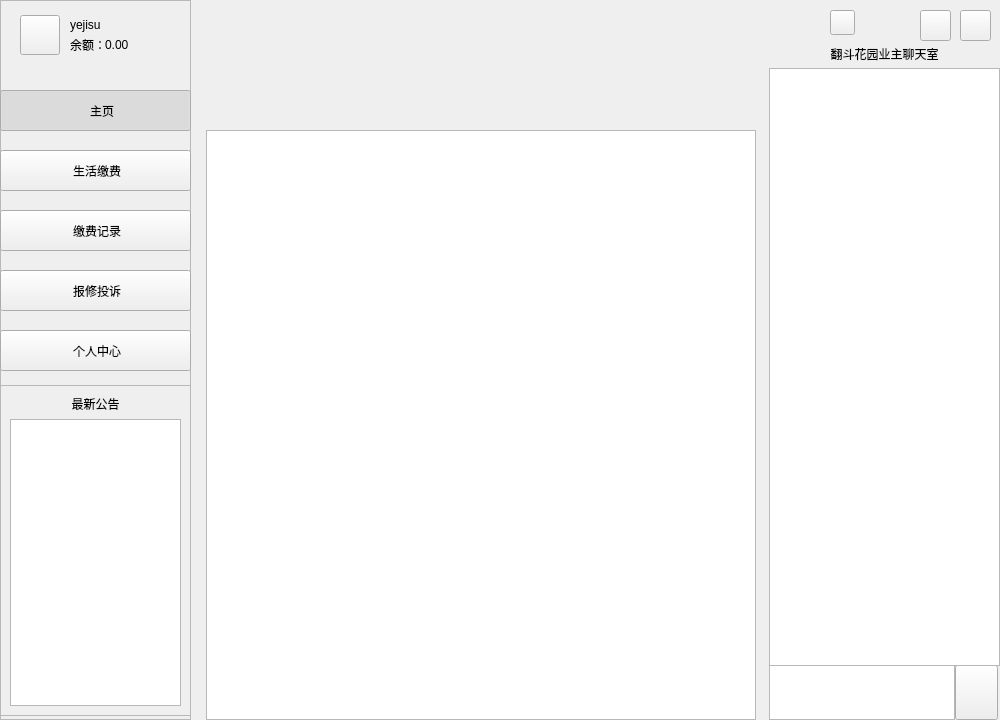
<?xml version="1.0" encoding="UTF-8"?>
<ui version="4.0">
 <class>MainWindow</class>
 <widget class="QMainWindow" name="MainWindow">
  <property name="geometry">
   <rect>
    <x>0</x>
    <y>0</y>
    <width>1000</width>
    <height>720</height>
   </rect>
  </property>
  <property name="windowTitle">
   <string>MainWindow</string>
  </property>
  <widget class="QWidget" name="centralwidget">
   <widget class="QFrame" name="bgFrame">
    <property name="geometry">
     <rect>
      <x>0</x>
      <y>0</y>
      <width>1000</width>
      <height>720</height>
     </rect>
    </property>
    <property name="focusPolicy">
     <enum>Qt::NoFocus</enum>
    </property>
    <property name="frameShape">
     <enum>QFrame::NoFrame</enum>
    </property>
    <property name="frameShadow">
     <enum>QFrame::Raised</enum>
    </property>
    <widget class="QPushButton" name="mini_btn">
     <property name="geometry">
      <rect>
       <x>920</x>
       <y>10</y>
       <width>31</width>
       <height>31</height>
      </rect>
     </property>
     <property name="focusPolicy">
      <enum>Qt::NoFocus</enum>
     </property>
     <property name="text">
      <string/>
     </property>
    </widget>
    <widget class="QPushButton" name="close_btn">
     <property name="geometry">
      <rect>
       <x>960</x>
       <y>10</y>
       <width>31</width>
       <height>31</height>
      </rect>
     </property>
     <property name="focusPolicy">
      <enum>Qt::NoFocus</enum>
     </property>
     <property name="text">
      <string/>
     </property>
    </widget>
    <widget class="QFrame" name="left_frame">
     <property name="geometry">
      <rect>
       <x>0</x>
       <y>0</y>
       <width>191</width>
       <height>720</height>
      </rect>
     </property>
     <property name="focusPolicy">
      <enum>Qt::NoFocus</enum>
     </property>
     <property name="frameShape">
      <enum>QFrame::StyledPanel</enum>
     </property>
     <property name="frameShadow">
      <enum>QFrame::Raised</enum>
     </property>
     <widget class="QPushButton" name="pay_btn">
      <property name="geometry">
       <rect>
        <x>0</x>
        <y>150</y>
        <width>191</width>
        <height>41</height>
       </rect>
      </property>
      <property name="focusPolicy">
       <enum>Qt::NoFocus</enum>
      </property>
      <property name="text">
       <string> 生活缴费</string>
      </property>
      <property name="icon">
       <iconset resource="picture.qrc">
        <normaloff>:/image/image/pay.png</normaloff>:/image/image/pay.png</iconset>
      </property>
      <property name="iconSize">
       <size>
        <width>24</width>
        <height>24</height>
       </size>
      </property>
      <property name="checkable">
       <bool>true</bool>
      </property>
     </widget>
     <widget class="QPushButton" name="home_btn">
      <property name="geometry">
       <rect>
        <x>0</x>
        <y>90</y>
        <width>191</width>
        <height>41</height>
       </rect>
      </property>
      <property name="focusPolicy">
       <enum>Qt::NoFocus</enum>
      </property>
      <property name="layoutDirection">
       <enum>Qt::LeftToRight</enum>
      </property>
      <property name="text">
       <string>    主页</string>
      </property>
      <property name="icon">
       <iconset resource="picture.qrc">
        <normaloff>:/image/image/home.png</normaloff>:/image/image/home.png</iconset>
      </property>
      <property name="iconSize">
       <size>
        <width>24</width>
        <height>24</height>
       </size>
      </property>
      <property name="checkable">
       <bool>true</bool>
      </property>
      <property name="checked">
       <bool>true</bool>
      </property>
      <property name="autoRepeat">
       <bool>false</bool>
      </property>
      <property name="autoRepeatDelay">
       <number>300</number>
      </property>
     </widget>
     <widget class="QLabel" name="money_lb">
      <property name="geometry">
       <rect>
        <x>70</x>
        <y>35</y>
        <width>31</width>
        <height>20</height>
       </rect>
      </property>
      <property name="focusPolicy">
       <enum>Qt::NoFocus</enum>
      </property>
      <property name="text">
       <string>余额：</string>
      </property>
     </widget>
     <widget class="QLabel" name="name_lb">
      <property name="geometry">
       <rect>
        <x>70</x>
        <y>15</y>
        <width>71</width>
        <height>20</height>
       </rect>
      </property>
      <property name="focusPolicy">
       <enum>Qt::NoFocus</enum>
      </property>
      <property name="text">
       <string>yejisu</string>
      </property>
     </widget>
     <widget class="QPushButton" name="notes_btn">
      <property name="geometry">
       <rect>
        <x>0</x>
        <y>210</y>
        <width>191</width>
        <height>41</height>
       </rect>
      </property>
      <property name="focusPolicy">
       <enum>Qt::NoFocus</enum>
      </property>
      <property name="text">
       <string> 缴费记录</string>
      </property>
      <property name="icon">
       <iconset resource="picture.qrc">
        <normaloff>:/image/image/notes.png</normaloff>:/image/image/notes.png</iconset>
      </property>
      <property name="iconSize">
       <size>
        <width>24</width>
        <height>24</height>
       </size>
      </property>
      <property name="checkable">
       <bool>true</bool>
      </property>
     </widget>
     <widget class="QPushButton" name="report_btn">
      <property name="geometry">
       <rect>
        <x>0</x>
        <y>270</y>
        <width>191</width>
        <height>41</height>
       </rect>
      </property>
      <property name="focusPolicy">
       <enum>Qt::NoFocus</enum>
      </property>
      <property name="text">
       <string> 报修投诉</string>
      </property>
      <property name="icon">
       <iconset resource="picture.qrc">
        <normaloff>:/image/image/report.png</normaloff>:/image/image/report.png</iconset>
      </property>
      <property name="iconSize">
       <size>
        <width>24</width>
        <height>24</height>
       </size>
      </property>
      <property name="checkable">
       <bool>true</bool>
      </property>
     </widget>
     <widget class="QPushButton" name="personal_btn">
      <property name="geometry">
       <rect>
        <x>0</x>
        <y>330</y>
        <width>191</width>
        <height>41</height>
       </rect>
      </property>
      <property name="focusPolicy">
       <enum>Qt::NoFocus</enum>
      </property>
      <property name="text">
       <string> 个人中心</string>
      </property>
      <property name="icon">
       <iconset resource="picture.qrc">
        <normaloff>:/image/image/personal.png</normaloff>:/image/image/personal.png</iconset>
      </property>
      <property name="iconSize">
       <size>
        <width>24</width>
        <height>24</height>
       </size>
      </property>
      <property name="checkable">
       <bool>true</bool>
      </property>
     </widget>
     <widget class="QFrame" name="notice_frame">
      <property name="geometry">
       <rect>
        <x>0</x>
        <y>385</y>
        <width>191</width>
        <height>331</height>
       </rect>
      </property>
      <property name="focusPolicy">
       <enum>Qt::NoFocus</enum>
      </property>
      <property name="frameShape">
       <enum>QFrame::StyledPanel</enum>
      </property>
      <property name="frameShadow">
       <enum>QFrame::Raised</enum>
      </property>
      <layout class="QVBoxLayout" name="verticalLayout">
       <property name="leftMargin">
        <number>9</number>
       </property>
       <item>
        <widget class="QLabel" name="notice_lb">
         <property name="focusPolicy">
          <enum>Qt::NoFocus</enum>
         </property>
         <property name="text">
          <string>最新公告</string>
         </property>
         <property name="alignment">
          <set>Qt::AlignCenter</set>
         </property>
        </widget>
       </item>
       <item>
        <widget class="QListWidget" name="notice_list">
         <property name="focusPolicy">
          <enum>Qt::NoFocus</enum>
         </property>
         <property name="verticalScrollBarPolicy">
          <enum>Qt::ScrollBarAlwaysOff</enum>
         </property>
        </widget>
       </item>
      </layout>
     </widget>
     <widget class="QPushButton" name="avatar_btn">
      <property name="geometry">
       <rect>
        <x>20</x>
        <y>15</y>
        <width>40</width>
        <height>40</height>
       </rect>
      </property>
      <property name="focusPolicy">
       <enum>Qt::NoFocus</enum>
      </property>
      <property name="styleSheet">
       <string notr="true"/>
      </property>
      <property name="text">
       <string/>
      </property>
     </widget>
     <widget class="QLabel" name="balance_lb">
      <property name="geometry">
       <rect>
        <x>105</x>
        <y>35</y>
        <width>61</width>
        <height>20</height>
       </rect>
      </property>
      <property name="focusPolicy">
       <enum>Qt::NoFocus</enum>
      </property>
      <property name="text">
       <string>0.00</string>
      </property>
     </widget>
    </widget>
    <widget class="QStackedWidget" name="stackedWidget">
     <property name="geometry">
      <rect>
       <x>206</x>
       <y>130</y>
       <width>550</width>
       <height>590</height>
      </rect>
     </property>
     <property name="focusPolicy">
      <enum>Qt::NoFocus</enum>
     </property>
     <property name="styleSheet">
      <string notr="true"/>
     </property>
     <property name="currentIndex">
      <number>2</number>
     </property>
     <widget class="QWidget" name="page_home">
      <widget class="QLabel" name="label_8">
       <property name="geometry">
        <rect>
         <x>130</x>
         <y>0</y>
         <width>291</width>
         <height>141</height>
        </rect>
       </property>
       <property name="styleSheet">
        <string notr="true">image: url(:/image/image/yeji.jpg);</string>
       </property>
       <property name="text">
        <string/>
       </property>
      </widget>
      <widget class="QLabel" name="label_9">
       <property name="geometry">
        <rect>
         <x>280</x>
         <y>440</y>
         <width>271</width>
         <height>135</height>
        </rect>
       </property>
       <property name="styleSheet">
        <string notr="true">image: url(:/image/image/yuna.jpg);</string>
       </property>
       <property name="text">
        <string/>
       </property>
      </widget>
      <widget class="QLabel" name="label_10">
       <property name="geometry">
        <rect>
         <x>0</x>
         <y>440</y>
         <width>271</width>
         <height>135</height>
        </rect>
       </property>
       <property name="styleSheet">
        <string notr="true">image: url(:/image/image/chaeryeong.jpg);</string>
       </property>
       <property name="text">
        <string>TextLabel</string>
       </property>
      </widget>
      <widget class="QLabel" name="label_11">
       <property name="geometry">
        <rect>
         <x>280</x>
         <y>153</y>
         <width>271</width>
         <height>271</height>
        </rect>
       </property>
       <property name="styleSheet">
        <string notr="true">image: url(:/image/image/ryujin.jpg);</string>
       </property>
       <property name="text">
        <string/>
       </property>
      </widget>
      <widget class="QLabel" name="label_12">
       <property name="geometry">
        <rect>
         <x>0</x>
         <y>153</y>
         <width>271</width>
         <height>271</height>
        </rect>
       </property>
       <property name="styleSheet">
        <string notr="true">image: url(:/image/image/lia.jpg);</string>
       </property>
       <property name="text">
        <string/>
       </property>
      </widget>
     </widget>
     <widget class="QWidget" name="page_pay">
      <widget class="QPushButton" name="payAll_btn">
       <property name="geometry">
        <rect>
         <x>440</x>
         <y>70</y>
         <width>101</width>
         <height>31</height>
        </rect>
       </property>
       <property name="text">
        <string>一键缴费</string>
       </property>
      </widget>
      <widget class="DashboardCard" name="elect_widget" native="true">
       <property name="geometry">
        <rect>
         <x>280</x>
         <y>130</y>
         <width>265</width>
         <height>140</height>
        </rect>
       </property>
       <property name="styleSheet">
        <string notr="true"/>
       </property>
       <widget class="QPushButton" name="electPay_btn">
        <property name="geometry">
         <rect>
          <x>188</x>
          <y>6</y>
          <width>70</width>
          <height>28</height>
         </rect>
        </property>
        <property name="text">
         <string>选择缴费</string>
        </property>
        <property name="checkable">
         <bool>true</bool>
        </property>
       </widget>
      </widget>
      <widget class="DashboardCard" name="water_widget" native="true">
       <property name="geometry">
        <rect>
         <x>5</x>
         <y>130</y>
         <width>265</width>
         <height>140</height>
        </rect>
       </property>
       <property name="styleSheet">
        <string notr="true"/>
       </property>
       <widget class="QPushButton" name="waterPay_btn">
        <property name="geometry">
         <rect>
          <x>188</x>
          <y>6</y>
          <width>70</width>
          <height>28</height>
         </rect>
        </property>
        <property name="text">
         <string>选择缴费</string>
        </property>
        <property name="checkable">
         <bool>true</bool>
        </property>
       </widget>
      </widget>
      <widget class="DashboardCard" name="gas_widget" native="true">
       <property name="geometry">
        <rect>
         <x>5</x>
         <y>280</y>
         <width>265</width>
         <height>140</height>
        </rect>
       </property>
       <property name="styleSheet">
        <string notr="true"/>
       </property>
       <widget class="QPushButton" name="gasPay_btn">
        <property name="geometry">
         <rect>
          <x>188</x>
          <y>6</y>
          <width>70</width>
          <height>28</height>
         </rect>
        </property>
        <property name="text">
         <string>选择缴费</string>
        </property>
        <property name="checkable">
         <bool>true</bool>
        </property>
       </widget>
      </widget>
      <widget class="DashboardCard" name="heating_widget" native="true">
       <property name="geometry">
        <rect>
         <x>280</x>
         <y>280</y>
         <width>265</width>
         <height>140</height>
        </rect>
       </property>
       <property name="styleSheet">
        <string notr="true"/>
       </property>
      </widget>
      <widget class="DashboardCard" name="parking_widget" native="true">
       <property name="geometry">
        <rect>
         <x>5</x>
         <y>430</y>
         <width>265</width>
         <height>140</height>
        </rect>
       </property>
       <property name="styleSheet">
        <string notr="true"/>
       </property>
       <widget class="QPushButton" name="parkPay_btn">
        <property name="geometry">
         <rect>
          <x>188</x>
          <y>55</y>
          <width>70</width>
          <height>28</height>
         </rect>
        </property>
        <property name="text">
         <string>选择缴费</string>
        </property>
        <property name="checkable">
         <bool>true</bool>
        </property>
       </widget>
      </widget>
      <widget class="DashboardCard" name="property_widget" native="true">
       <property name="geometry">
        <rect>
         <x>280</x>
         <y>430</y>
         <width>265</width>
         <height>140</height>
        </rect>
       </property>
       <property name="styleSheet">
        <string notr="true"/>
       </property>
       <widget class="QPushButton" name="propertyPay_btn">
        <property name="geometry">
         <rect>
          <x>188</x>
          <y>55</y>
          <width>70</width>
          <height>28</height>
         </rect>
        </property>
        <property name="text">
         <string>选择缴费</string>
        </property>
        <property name="checkable">
         <bool>true</bool>
        </property>
       </widget>
      </widget>
     </widget>
     <widget class="QWidget" name="page_notes">
      <widget class="HistoryListWidget" name="payment_widget">
       <property name="geometry">
        <rect>
         <x>0</x>
         <y>0</y>
         <width>550</width>
         <height>590</height>
        </rect>
       </property>
      </widget>
     </widget>
     <widget class="QWidget" name="page_report">
      <widget class="HistoryListWidget" name="report_widget">
       <property name="geometry">
        <rect>
         <x>0</x>
         <y>310</y>
         <width>550</width>
         <height>280</height>
        </rect>
       </property>
       <property name="minimumSize">
        <size>
         <width>0</width>
         <height>0</height>
        </size>
       </property>
       <property name="maximumSize">
        <size>
         <width>16777215</width>
         <height>16777215</height>
        </size>
       </property>
      </widget>
      <widget class="ReportWidget" name="rpt_widget" native="true">
       <property name="geometry">
        <rect>
         <x>0</x>
         <y>0</y>
         <width>550</width>
         <height>300</height>
        </rect>
       </property>
      </widget>
     </widget>
     <widget class="QWidget" name="page_personal">
      <widget class="QPushButton" name="changeAvatar_btn">
       <property name="geometry">
        <rect>
         <x>225</x>
         <y>95</y>
         <width>90</width>
         <height>30</height>
        </rect>
       </property>
       <property name="text">
        <string>更换头像</string>
       </property>
      </widget>
      <widget class="QPushButton" name="avatar_btn1">
       <property name="geometry">
        <rect>
         <x>230</x>
         <y>10</y>
         <width>80</width>
         <height>80</height>
        </rect>
       </property>
       <property name="styleSheet">
        <string notr="true"/>
       </property>
       <property name="text">
        <string/>
       </property>
      </widget>
      <widget class="QPushButton" name="saveChange_btn">
       <property name="geometry">
        <rect>
         <x>360</x>
         <y>520</y>
         <width>81</width>
         <height>31</height>
        </rect>
       </property>
       <property name="text">
        <string>保存修改</string>
       </property>
      </widget>
      <widget class="QPushButton" name="cancel_btn">
       <property name="geometry">
        <rect>
         <x>450</x>
         <y>520</y>
         <width>81</width>
         <height>31</height>
        </rect>
       </property>
       <property name="text">
        <string>取消</string>
       </property>
      </widget>
      <widget class="QLineEdit" name="username_edit2">
       <property name="geometry">
        <rect>
         <x>140</x>
         <y>180</y>
         <width>111</width>
         <height>20</height>
        </rect>
       </property>
       <property name="text">
        <string/>
       </property>
       <property name="echoMode">
        <enum>QLineEdit::Normal</enum>
       </property>
       <property name="readOnly">
        <bool>true</bool>
       </property>
      </widget>
      <widget class="QLineEdit" name="realname_edit2">
       <property name="geometry">
        <rect>
         <x>360</x>
         <y>180</y>
         <width>111</width>
         <height>20</height>
        </rect>
       </property>
      </widget>
      <widget class="QRadioButton" name="man_rb">
       <property name="geometry">
        <rect>
         <x>350</x>
         <y>250</y>
         <width>51</width>
         <height>20</height>
        </rect>
       </property>
       <property name="text">
        <string>男</string>
       </property>
      </widget>
      <widget class="QRadioButton" name="woman_rb">
       <property name="geometry">
        <rect>
         <x>420</x>
         <y>250</y>
         <width>51</width>
         <height>20</height>
        </rect>
       </property>
       <property name="text">
        <string>女</string>
       </property>
      </widget>
      <widget class="QLineEdit" name="phone_edit2">
       <property name="geometry">
        <rect>
         <x>140</x>
         <y>250</y>
         <width>111</width>
         <height>20</height>
        </rect>
       </property>
       <property name="text">
        <string/>
       </property>
      </widget>
      <widget class="QComboBox" name="building">
       <property name="geometry">
        <rect>
         <x>140</x>
         <y>320</y>
         <width>125</width>
         <height>20</height>
        </rect>
       </property>
       <item>
        <property name="text">
         <string>翻斗花园-1号楼</string>
        </property>
       </item>
       <item>
        <property name="text">
         <string>翻斗花园-2号楼</string>
        </property>
       </item>
       <item>
        <property name="text">
         <string>翻斗花园-3号楼</string>
        </property>
       </item>
       <item>
        <property name="text">
         <string>翻斗花园-5号楼</string>
        </property>
       </item>
       <item>
        <property name="text">
         <string>翻斗花园-6号楼</string>
        </property>
       </item>
       <item>
        <property name="text">
         <string>翻斗花园-7号楼</string>
        </property>
       </item>
       <item>
        <property name="text">
         <string>翻斗花园-8号楼</string>
        </property>
       </item>
       <item>
        <property name="text">
         <string>翻斗花园-9号楼</string>
        </property>
       </item>
       <item>
        <property name="text">
         <string>翻斗花园-10号楼</string>
        </property>
       </item>
       <item>
        <property name="text">
         <string>翻斗花园-11号楼</string>
        </property>
       </item>
       <item>
        <property name="text">
         <string>翻斗花园-12号楼</string>
        </property>
       </item>
       <item>
        <property name="text">
         <string>翻斗花园-13号楼</string>
        </property>
       </item>
       <item>
        <property name="text">
         <string>翻斗花园-16号楼</string>
        </property>
       </item>
      </widget>
      <widget class="QSpinBox" name="floor">
       <property name="geometry">
        <rect>
         <x>340</x>
         <y>320</y>
         <width>21</width>
         <height>20</height>
        </rect>
       </property>
       <property name="buttonSymbols">
        <enum>QAbstractSpinBox::NoButtons</enum>
       </property>
      </widget>
      <widget class="QPushButton" name="logOut_btn">
       <property name="geometry">
        <rect>
         <x>20</x>
         <y>520</y>
         <width>81</width>
         <height>31</height>
        </rect>
       </property>
       <property name="text">
        <string>退出登录</string>
       </property>
      </widget>
      <widget class="QLabel" name="label">
       <property name="geometry">
        <rect>
         <x>80</x>
         <y>180</y>
         <width>41</width>
         <height>20</height>
        </rect>
       </property>
       <property name="text">
        <string>用户名：</string>
       </property>
      </widget>
      <widget class="QLabel" name="label_2">
       <property name="geometry">
        <rect>
         <x>80</x>
         <y>250</y>
         <width>48</width>
         <height>20</height>
        </rect>
       </property>
       <property name="text">
        <string>手机号：</string>
       </property>
      </widget>
      <widget class="QLabel" name="label_3">
       <property name="geometry">
        <rect>
         <x>290</x>
         <y>180</y>
         <width>60</width>
         <height>20</height>
        </rect>
       </property>
       <property name="text">
        <string>真实姓名：</string>
       </property>
      </widget>
      <widget class="QLabel" name="label_4">
       <property name="geometry">
        <rect>
         <x>290</x>
         <y>250</y>
         <width>36</width>
         <height>20</height>
        </rect>
       </property>
       <property name="text">
        <string>性别：</string>
       </property>
      </widget>
      <widget class="QLabel" name="label_5">
       <property name="geometry">
        <rect>
         <x>80</x>
         <y>320</y>
         <width>51</width>
         <height>20</height>
        </rect>
       </property>
       <property name="text">
        <string>楼   栋：</string>
       </property>
      </widget>
      <widget class="QSpinBox" name="houseNum">
       <property name="geometry">
        <rect>
         <x>429</x>
         <y>320</y>
         <width>41</width>
         <height>20</height>
        </rect>
       </property>
       <property name="buttonSymbols">
        <enum>QAbstractSpinBox::NoButtons</enum>
       </property>
       <property name="maximum">
        <number>10000</number>
       </property>
      </widget>
      <widget class="QLabel" name="label_6">
       <property name="geometry">
        <rect>
         <x>290</x>
         <y>320</y>
         <width>36</width>
         <height>20</height>
        </rect>
       </property>
       <property name="text">
        <string>楼层：</string>
       </property>
      </widget>
      <widget class="QLabel" name="label_7">
       <property name="geometry">
        <rect>
         <x>380</x>
         <y>320</y>
         <width>48</width>
         <height>20</height>
        </rect>
       </property>
       <property name="text">
        <string>门牌号：</string>
       </property>
      </widget>
     </widget>
    </widget>
    <widget class="QWidget" name="chat_widget" native="true">
     <property name="geometry">
      <rect>
       <x>769</x>
       <y>45</y>
       <width>232</width>
       <height>675</height>
      </rect>
     </property>
     <property name="focusPolicy">
      <enum>Qt::NoFocus</enum>
     </property>
     <widget class="QPushButton" name="send_btn">
      <property name="geometry">
       <rect>
        <x>186</x>
        <y>620</y>
        <width>43</width>
        <height>55</height>
       </rect>
      </property>
      <property name="focusPolicy">
       <enum>Qt::NoFocus</enum>
      </property>
      <property name="styleSheet">
       <string notr="true"/>
      </property>
      <property name="text">
       <string/>
      </property>
     </widget>
     <widget class="QTextEdit" name="sendMsg_Edit">
      <property name="geometry">
       <rect>
        <x>0</x>
        <y>620</y>
        <width>186</width>
        <height>55</height>
       </rect>
      </property>
      <property name="focusPolicy">
       <enum>Qt::ClickFocus</enum>
      </property>
     </widget>
     <widget class="QWidget" name="layoutWidget">
      <property name="geometry">
       <rect>
        <x>0</x>
        <y>0</y>
        <width>231</width>
        <height>621</height>
       </rect>
      </property>
      <property name="focusPolicy">
       <enum>Qt::NoFocus</enum>
      </property>
      <layout class="QVBoxLayout" name="verticalLayout_2">
       <property name="spacing">
        <number>5</number>
       </property>
       <item>
        <widget class="QLabel" name="fandou_lb">
         <property name="focusPolicy">
          <enum>Qt::NoFocus</enum>
         </property>
         <property name="text">
          <string>翻斗花园业主聊天室</string>
         </property>
         <property name="alignment">
          <set>Qt::AlignCenter</set>
         </property>
        </widget>
       </item>
       <item>
        <widget class="QListWidget" name="chatRoom_widget">
         <property name="focusPolicy">
          <enum>Qt::NoFocus</enum>
         </property>
        </widget>
       </item>
      </layout>
     </widget>
    </widget>
    <widget class="QLabel" name="title_lb">
     <property name="geometry">
      <rect>
       <x>202</x>
       <y>20</y>
       <width>561</width>
       <height>101</height>
      </rect>
     </property>
     <property name="focusPolicy">
      <enum>Qt::NoFocus</enum>
     </property>
     <property name="text">
      <string/>
     </property>
    </widget>
    <widget class="QPushButton" name="dark_light_btn">
     <property name="geometry">
      <rect>
       <x>830</x>
       <y>10</y>
       <width>25</width>
       <height>25</height>
      </rect>
     </property>
     <property name="cursor">
      <cursorShape>PointingHandCursor</cursorShape>
     </property>
     <property name="focusPolicy">
      <enum>Qt::NoFocus</enum>
     </property>
     <property name="text">
      <string/>
     </property>
     <property name="iconSize">
      <size>
       <width>25</width>
       <height>25</height>
      </size>
     </property>
    </widget>
   </widget>
  </widget>
 </widget>
 <customwidgets>
  <customwidget>
   <class>HistoryListWidget</class>
   <extends>QListWidget</extends>
   <header>historylistwidget.h</header>
  </customwidget>
  <customwidget>
   <class>ReportWidget</class>
   <extends>QWidget</extends>
   <header>reportwidget.h</header>
   <container>1</container>
  </customwidget>
  <customwidget>
   <class>DashboardCard</class>
   <extends>QWidget</extends>
   <header>dashboardcard.h</header>
   <container>1</container>
  </customwidget>
 </customwidgets>
 <tabstops>
  <tabstop>send_btn</tabstop>
  <tabstop>close_btn</tabstop>
  <tabstop>pay_btn</tabstop>
  <tabstop>home_btn</tabstop>
  <tabstop>notes_btn</tabstop>
  <tabstop>report_btn</tabstop>
  <tabstop>personal_btn</tabstop>
  <tabstop>notice_list</tabstop>
  <tabstop>avatar_btn</tabstop>
  <tabstop>payAll_btn</tabstop>
  <tabstop>electPay_btn</tabstop>
  <tabstop>waterPay_btn</tabstop>
  <tabstop>gasPay_btn</tabstop>
  <tabstop>parkPay_btn</tabstop>
  <tabstop>propertyPay_btn</tabstop>
  <tabstop>payment_widget</tabstop>
  <tabstop>report_widget</tabstop>
  <tabstop>changeAvatar_btn</tabstop>
  <tabstop>avatar_btn1</tabstop>
  <tabstop>saveChange_btn</tabstop>
  <tabstop>cancel_btn</tabstop>
  <tabstop>username_edit2</tabstop>
  <tabstop>realname_edit2</tabstop>
  <tabstop>man_rb</tabstop>
  <tabstop>woman_rb</tabstop>
  <tabstop>phone_edit2</tabstop>
  <tabstop>building</tabstop>
  <tabstop>floor</tabstop>
  <tabstop>logOut_btn</tabstop>
  <tabstop>houseNum</tabstop>
  <tabstop>mini_btn</tabstop>
  <tabstop>sendMsg_Edit</tabstop>
  <tabstop>chatRoom_widget</tabstop>
  <tabstop>dark_light_btn</tabstop>
 </tabstops>
 <resources>
  <include location="picture.qrc"/>
 </resources>
 <connections/>
</ui>
